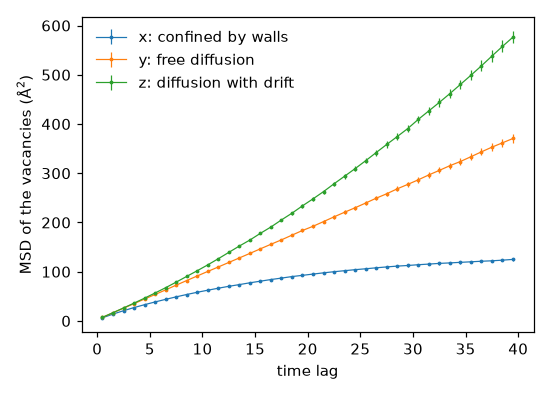

Python code for this plot:
"""Three-dimensional diffusion of oxygen vacancies in a fluorite type oxide.

The third example of the KMCLib manual.  The lattice has two sites per cell:
an oxygen site, occupied by an oxygen ion ("O") or a vacancy ("V"), and a
metal site, which is occupied by a metal ion ("M") or a dopant ("D") or is
empty ("E").  Only the oxygen sub-lattice is mobile: a vacancy swaps place
with an oxygen ion on one of its six neighbouring oxygen sites.

Three choices make the mean square displacement (MSD) of the vacancies behave
differently along each axis:

* x: the lattice is not periodic, the vacancies are confined between two walls;
* y: periodic and unbiased, ordinary diffusion;
* z: periodic, but hops down are faster than hops up, so the vacancies drift.

Run it with::

    python diffusion_3d.py            # about 30 s
    python diffusion_3d.py --plot     # also writes a figure (needs matplotlib)

Reference:
  M. Leetmaa and N. V. Skorodumova, Comput. Phys. Commun. 185 (2014) 2340.
"""

from __future__ import annotations

import argparse
from pathlib import Path

import numpy as np

from pykmclib import (
    KMCConfiguration,
    KMCControlParameters,
    KMCInteractions,
    KMCLattice,
    KMCLatticeModel,
    KMCProcess,
    KMCUnitCell,
    OnTheFlyMSD,
)

# The distance between neighbouring oxygen sites, in Angstrom.
LATTICE_CONSTANT = 2.782
# The index of the oxygen site among the basis points of the cell.
OXYGEN_SITE = 0


def build_configuration(
    size=12, vacancy_fraction=0.4, dopant_fraction=0.4, seed=1
):
    """A lattice of ``size``^3 cells with random vacancies and dopants.

    :param vacancy_fraction: the fraction of the oxygen sites that are vacant.
    :param dopant_fraction: the fraction of the metal ions replaced by dopants.
    """
    unit_cell = KMCUnitCell(
        cell_vectors=LATTICE_CONSTANT * np.eye(3),
        # Positions within the cell, in units of the cell vectors: the oxygen
        # site and the metal site.
        basis_points=[[0.0, 0.0, 0.0], [0.5, 0.5, 0.5]],
    )
    lattice = KMCLattice(
        unit_cell=unit_cell,
        repetitions=(size, size, size),
        periodic=(False, True, True),
    )

    # One row per cell, in the order of the lattice sites: the last cell index
    # runs fastest.
    cells = np.indices((size, size, size)).reshape(3, -1).T
    rng = np.random.default_rng(seed)

    oxygen = np.full(len(cells), "O")
    n_vacancies = int(vacancy_fraction * len(cells))
    oxygen[rng.choice(len(cells), size=n_vacancies, replace=False)] = "V"

    # In this primitive cell of the oxygen sub-lattice only every second metal
    # site exists.
    metal = np.where(cells.sum(axis=1) % 2 == 0, "M", "E")
    occupied = np.flatnonzero(metal == "M")
    n_dopants = int(dopant_fraction * len(occupied))
    metal[rng.choice(occupied, size=n_dopants, replace=False)] = "D"

    # The types are listed cell by cell, and within a cell basis point by basis
    # point.
    types = np.column_stack([oxygen, metal]).ravel().tolist()
    return KMCConfiguration(
        lattice=lattice, types=types, possible_types=["E", "M", "D", "O", "V"]
    )


def build_interactions(
    rate_constant=1.0, rate_constant_up=0.9, rate_constant_down=1.1
):
    """Six processes: a vacancy swaps place with a neighbouring oxygen ion."""
    rate_constants = {
        (1.0, 0.0, 0.0): rate_constant,
        (-1.0, 0.0, 0.0): rate_constant,
        (0.0, 1.0, 0.0): rate_constant,
        (0.0, -1.0, 0.0): rate_constant,
        (0.0, 0.0, 1.0): rate_constant_up,
        (0.0, 0.0, -1.0): rate_constant_down,
    }
    processes = [
        KMCProcess(
            coordinates=[[0.0, 0.0, 0.0], list(direction)],
            elements_before=["V", "O"],
            elements_after=["O", "V"],
            # The process is only tried on oxygen sites.
            basis_sites=[OXYGEN_SITE],
            rate_constant=float(rate),
        )
        for direction, rate in rate_constants.items()
    ]
    return KMCInteractions(processes=processes, implicit_wildcards=True)


def slope(times, values):
    """The slope of a line through the points (``nan`` for fewer than two)."""
    if len(times) < 2:
        return float("nan")
    return float(np.polyfit(times, values, 1)[0])


def plot(msd, filename):
    try:
        import matplotlib
    except ImportError:
        print("matplotlib is not installed, no figure was written.")
        return
    matplotlib.use("Agg")
    import matplotlib.pyplot as plt

    cutoff = msd.safeCutoff()
    times = msd.timeSteps()[:cutoff]
    figure, axes = plt.subplots(figsize=(5.0, 3.6), dpi=110)
    labels = [
        "x: confined by walls",
        "y: free diffusion",
        "z: diffusion with drift",
    ]
    for index, label in enumerate(labels):
        axes.errorbar(
            times,
            msd.results()[index][:cutoff],
            yerr=msd.stdDev()[index][:cutoff],
            fmt=".-",
            ms=3,
            lw=0.8,
            label=label,
        )
    axes.set_xlabel("time lag")
    axes.set_ylabel(r"MSD of the vacancies ($\mathrm{\AA}^2$)")
    axes.legend(frameon=False)
    figure.tight_layout()
    figure.savefig(filename)
    plt.close(figure)
    print(f"Figure written to {filename}")


def main(argv=None):
    parser = argparse.ArgumentParser(description=__doc__.splitlines()[0])
    parser.add_argument(
        "--size",
        type=int,
        default=12,
        help="number of cells along each axis (default: %(default)s)",
    )
    parser.add_argument(
        "--steps",
        type=int,
        default=500_000,
        help="number of kMC steps (default: %(default)s)",
    )
    parser.add_argument(
        "--seed",
        type=int,
        default=2014,
        help="seed of the random number generator",
    )
    parser.add_argument(
        "--output-dir",
        type=Path,
        default=Path(__file__).resolve().parent / "output",
    )
    parser.add_argument(
        "--plot",
        action="store_true",
        help="write a figure of the MSD (needs matplotlib)",
    )
    args = parser.parse_args(argv)
    args.output_dir.mkdir(parents=True, exist_ok=True)

    vacancy_fraction = 0.4
    rate_constant, rate_constant_up, rate_constant_down = 1.0, 0.9, 1.1
    configuration = build_configuration(
        size=args.size, vacancy_fraction=vacancy_fraction, seed=args.seed
    )
    interactions = build_interactions(
        rate_constant, rate_constant_up, rate_constant_down
    )
    model = KMCLatticeModel(
        configuration=configuration, interactions=interactions
    )

    # Track every particle of type "V". Each vacancy keeps its last 200
    # positions.
    msd = OnTheFlyMSD(
        history_steps=200, n_bins=100, t_max=100.0, track_type="V"
    )
    control_parameters = KMCControlParameters(
        number_of_steps=args.steps,
        dump_interval=max(1, args.steps // 10),
        analysis_interval=1,
        seed=args.seed,
    )
    model.run(control_parameters=control_parameters, analysis=[msd])

    with open(args.output_dir / "msd.data", "w") as stream:
        msd.printResults(stream)

    # Only the bins below the "safe cutoff" have seen the full history buffer.
    cutoff = msd.safeCutoff()
    times = msd.timeSteps()[:cutoff]
    msd_x, msd_y, msd_z = (msd.results()[index][:cutoff] for index in range(3))
    third = cutoff // 3

    print()
    print(f"Results written to {args.output_dir}")
    if third < 2:
        print("Not enough data to analyse the MSD, run more steps.")
        return 0
    print(
        f"MSD of the vacancies, time lags up to {times[-1]:.1f};"
        " slopes in A^2 per unit time"
    )
    print("  direction    short lags    long lags    ratio    expected")
    expectations = ["< 1, confined", "= 1, diffusion", "> 1, drift"]
    for axis, values, expected in zip(
        "xyz", (msd_x, msd_y, msd_z), expectations, strict=True
    ):
        early = slope(times[:third], values[:third])
        late = slope(times[cutoff - third :], values[cutoff - third :])
        ratio = late / early if early else float("nan")
        print(
            f"  {axis}          {early:10.2f}   {late:10.2f}   {ratio:6.2f}"
            f"    {expected}"
        )

    # Simple estimates: a hop succeeds when the neighbouring oxygen site holds
    # an ion, which is the case with the probability 1 - vacancy_fraction.
    blocking = 1.0 - vacancy_fraction
    slope_estimate = 2.0 * rate_constant * LATTICE_CONSTANT**2 * blocking
    drift_estimate = (
        (rate_constant_down - rate_constant_up) * LATTICE_CONSTANT * blocking
    )
    # The drift adds (velocity * time)^2 to the MSD along z, compared to the
    # unbiased y direction.
    drift = float(
        np.sqrt(max(0.0, np.sum(times**2 * (msd_z - msd_y)) / np.sum(times**4)))
    )
    print(
        f"Slope along y:          {slope(times, msd_y):6.2f} A^2 per unit time"
        f" (estimate: {slope_estimate:.2f})"
    )
    print(
        f"Drift velocity along z: {drift:6.3f} A per unit time"
        f" (estimate: {drift_estimate:.3f})"
    )

    if args.plot:
        plot(msd, args.output_dir / "diffusion_3d.png")
    return 0


if __name__ == "__main__":
    raise SystemExit(main())
